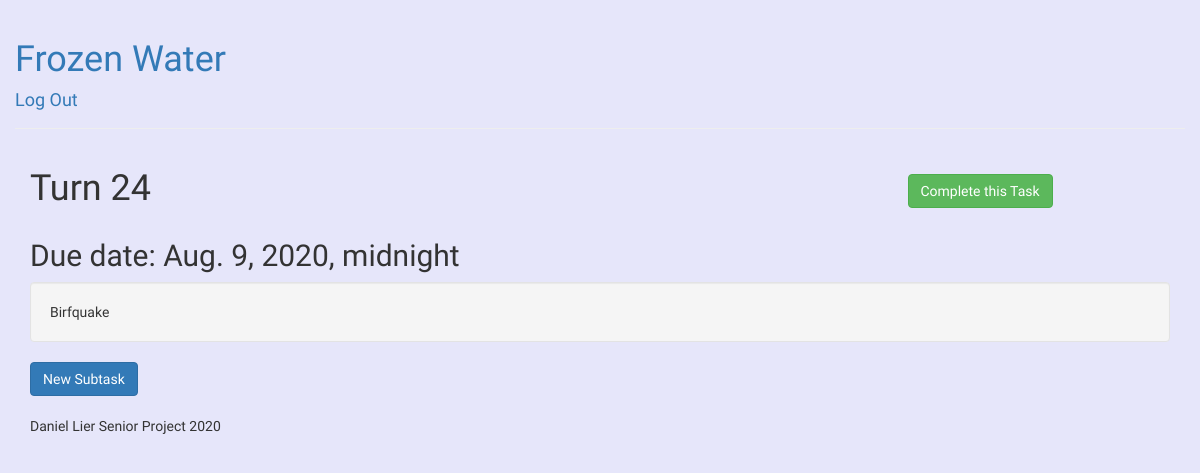
The page /task/8 (signed in) on the database its author committed.
### todo/models.py (models this page shows, shortened)
class Todo(models.Model):
    title = models.CharField(max_length=120)
    description = models.TextField()
    completed = models.BooleanField(default=False)
    due = models.DateTimeField(default = timezone.now)
    user = models.ForeignKey(User, on_delete=models.CASCADE)

### todo/views.py (the view)
# urls.py: path('task/<int:task_id>', views.task, name='task'),
@login_required
def task(request, task_id):
    task = get_object_or_404(Todo, pk=task_id)
    if request.user == task.user:
        subs = Subtask.objects.filter(parent=task)
        return render(request, 'todo/task.html', {'task':task, 'subs':subs})
    else:
        current = request.user.id
        return HttpResponseRedirect('/' + str(current))

### templates/todo/task.html (shortened to what this page needs)
{% extends 'todo/base.html' %}
{% block content %}
<div class="row">
    <div class="col-md-9">
        <h1>{{task.title}}</h1>
    </div>
    <div class="col-md-3">
        <h1>
            {% if not task.completed %}
            <p><a href="/complete/{{task.id}}""><button type=" button" class="btn btn-success">Complete this
                    Task</button></a></p>
            {% else %}
            <small class="text-right">This task is complete. <a href="/undo/{{task.id}}""><button type=" button"
                    class="btn btn-warning">Undo</button></a></small>
            {% endif %}
        </h1>
    </div>
</div>
<h2>Due date: {{task.due}}</h2>
<p class="well">{{task.description}}</p>
<a href="/newsub/{{task.id}}"><button type="button" class="btn btn-primary">New Subtask</button></a>
<br>
<br>
{% endblock %}

### static/todo/css/base.css (style rules this page uses)
body { font-family: Roboto !important; background-color: lavender !important; }

### rows shown on the page
Todo: title "Turn 24", due "Aug. 9, 2020, midnight", description "Birfquake"
